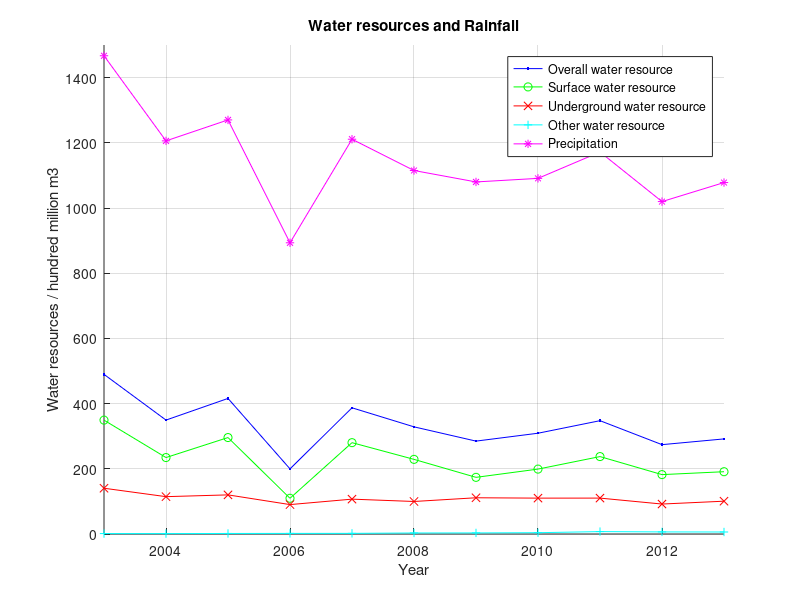

This chart was generated by the following MATLAB code:
temphh = [489.69 	349.29 	140.40 	1.27	1467.00 
349.46 	234.51 	114.55 	1.2	1205.90 
415.86 	295.85 	120.01 	1.65	1270.21 
199.78 	109.56 	90.22 	1.86	893.28 
387.11 	280.19 	106.93 	1.98	1211.00 
328.71 	228.96 	99.75 	3.15	1115.00 
284.95 	173.80 	111.16 	3.33	1079.94 
309.12 	199.08 	110.04 	4.01	1090.89 
347.61 	237.49 	110.12 	7.38	1171.77 
274.08 	182.17 	91.90 	6.41	1019.66 
291.70 	191.07 	100.64 	6.15	1078.07 
];
temphh = temphh';
x = 2003:2013;
hold on;
plot(x,temphh(1,:),'b.-');
plot(x,temphh(2,:),'go-');
plot(x,temphh(3,:),'rx-');
plot(x,temphh(4,:),'c+-');
plot(x,temphh(5,:),'m*-');
axis([2003 2013 0 1500]);
xlabel( 'Year' );
ylabel( 'Water resources / hundred million m3' );
title('Water resources and Rainfall')
legend( 'Overall water resource','Surface water resource' ,'Underground water resource','Other water resource','Precipitation');
grid on;